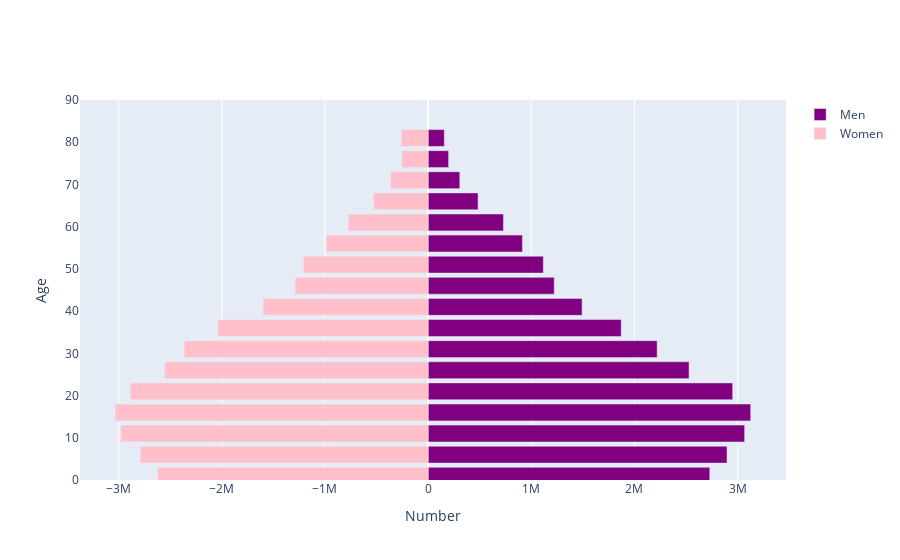

The code cell stored with this chart in its notebook:
### Code cell
# Test: Populations from Thailand in 1990
my_pop = pop_df(country = ['THA'], start_year=1960, end_year=2001)
PopulationPyramid(my_pop, 'Thailand', 1990)

### Figure 1 — Plotly figure (JSON) as saved in the notebook; plotly's stock layout.template omitted (floating-point values rounded to 4 significant figures)
{"data": [{"hoverinfo": "skip", "marker": {"color": "purple"}, "name": "Men", "orientation": "h", "type": "bar", "x": [2730069, 2897366, 3068096, 3126766, 2951872, 2529268, 2220057, 1871647, 1492394, 1222269, 1116831, 914407, 730327, 484185, 307140, 198821, 156883], "y": [1, 6, 11, 16, 21, 26, 31, 36, 41, 46, 51, 56, 61, 66, 71, 76, 81]}, {"hoverinfo": "skip", "marker": {"color": "pink"}, "name": "Women", "orientation": "h", "type": "bar", "x": [-2622880, -2791223, -2978818, -3032178, -2886961, -2553286, -2364722, -2038058, -1600279, -1290367, -1208546, -988872, -775384, -529296, -363951, -254809, -260168], "y": [1, 6, 11, 16, 21, 26, 31, 36, 41, 46, 51, 56, 61, 66, 71, 76, 81]}], "layout": {"barmode": "overlay", "xaxis": {"title": {"text": "Number"}}, "yaxis": {"range": [0, 90], "title": {"text": "Age"}}}}
